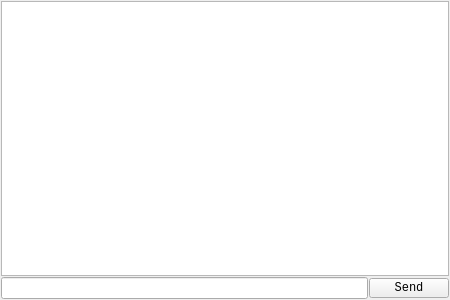
<?xml version="1.0" encoding="UTF-8"?>
<ui version="4.0">
 <class>MainWindow</class>
 <widget class="QMainWindow" name="MainWindow">
  <property name="enabled">
   <bool>true</bool>
  </property>
  <property name="geometry">
   <rect>
    <x>0</x>
    <y>0</y>
    <width>450</width>
    <height>300</height>
   </rect>
  </property>
  <property name="sizePolicy">
   <sizepolicy hsizetype="Expanding" vsizetype="Expanding">
    <horstretch>0</horstretch>
    <verstretch>0</verstretch>
   </sizepolicy>
  </property>
  <property name="minimumSize">
   <size>
    <width>350</width>
    <height>250</height>
   </size>
  </property>
  <property name="font">
   <font>
    <family>Courier New</family>
    <kerning>false</kerning>
   </font>
  </property>
  <property name="windowTitle">
   <string>Simple Chat</string>
  </property>
  <property name="windowIcon">
   <iconset resource="mainwindow.qrc">
    <normaloff>:/icon.png</normaloff>:/icon.png</iconset>
  </property>
  <property name="autoFillBackground">
   <bool>true</bool>
  </property>
  <widget class="QWidget" name="centralWidget">
   <property name="enabled">
    <bool>true</bool>
   </property>
   <property name="sizePolicy">
    <sizepolicy hsizetype="Fixed" vsizetype="Fixed">
     <horstretch>0</horstretch>
     <verstretch>0</verstretch>
    </sizepolicy>
   </property>
   <layout class="QGridLayout" name="gridLayout">
    <property name="margin">
     <number>1</number>
    </property>
    <property name="spacing">
     <number>1</number>
    </property>
    <item row="2" column="1">
     <widget class="QPushButton" name="submit">
      <property name="enabled">
       <bool>true</bool>
      </property>
      <property name="sizePolicy">
       <sizepolicy hsizetype="Fixed" vsizetype="Fixed">
        <horstretch>0</horstretch>
        <verstretch>0</verstretch>
       </sizepolicy>
      </property>
      <property name="minimumSize">
       <size>
        <width>0</width>
        <height>20</height>
       </size>
      </property>
      <property name="maximumSize">
       <size>
        <width>16777215</width>
        <height>20</height>
       </size>
      </property>
      <property name="autoFillBackground">
       <bool>false</bool>
      </property>
      <property name="text">
       <string>Send</string>
      </property>
     </widget>
    </item>
    <item row="2" column="0">
     <widget class="QLineEdit" name="input">
      <property name="enabled">
       <bool>true</bool>
      </property>
      <property name="maxLength">
       <number>225</number>
      </property>
     </widget>
    </item>
    <item row="0" column="0" rowspan="2" colspan="2">
     <widget class="QPlainTextEdit" name="responses">
      <property name="enabled">
       <bool>true</bool>
      </property>
      <property name="undoRedoEnabled">
       <bool>false</bool>
      </property>
      <property name="readOnly">
       <bool>true</bool>
      </property>
     </widget>
    </item>
   </layout>
  </widget>
 </widget>
 <layoutdefault spacing="6" margin="11"/>
 <resources>
  <include location="mainwindow.qrc"/>
 </resources>
 <connections/>
</ui>
